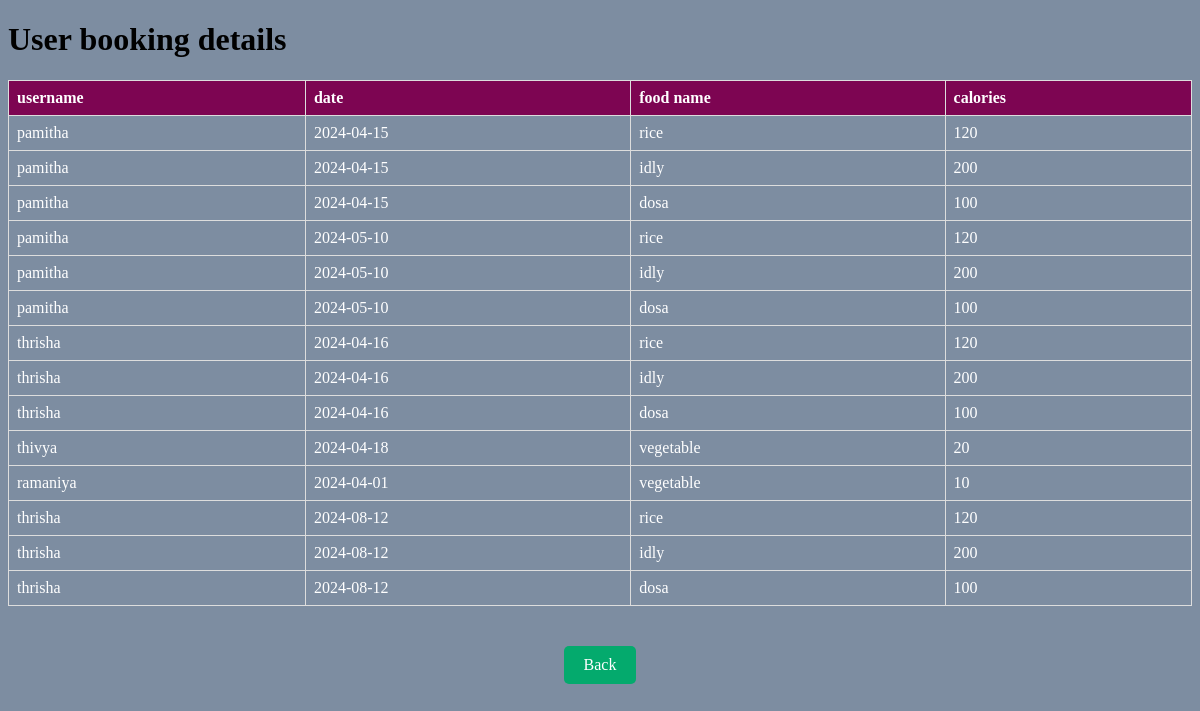
Page /ad_foodlogs.html on the committed database.
### tables this page shows
CREATE TABLE food_log (
                    id INTEGER PRIMARY KEY AUTOINCREMENT,
                    username TEXT,
                    log_date DATE,
                    food_name TEXT,
                    calories INTEGER
                );

### main.py (the view)
@app.route('/ad_foodlogs.html')
def ad_foodlogs():
    conn = sqlite3.connect('database2.db')
    c = conn.cursor()
    c.execute("SELECT * FROM food_log ")
    customers = c.fetchall()
    conn.close()
    return render_template('ad_foodlogs.html', customers=customers)

### templates/ad_foodlogs.html (shortened to what this page needs)
<!DOCTYPE html>
<html lang="en">
<head>
</head>
<body style="background-color:#7d8da1">
    <h1>User booking details</h1>
    <table>
        <tr>
            <th>username</th>
            <th>date</th>
            <th>food name</th>
            <th>calories</th>
        </tr>
        {% for customer in customers %}
        <tr>
            <td>{{ customer[1] }}</td>
            <td>{{ customer[2] }}</td>
            <td>{{ customer[3] }}</td>
            <td>{{ customer[4] }}</td>
        </tr>
        {% endfor %}
    </table>
    <div class="container">
        <a href="{{url_for('adminDashboard')}}" class="back-button">Back</a>
    </div>
</body>
</html>

### templates/ad_foodlogs.html (style rules this page uses)
table { border-collapse: collapse; width: 100%; }
th, td { border: 1px solid #dddddd; text-align: left; padding: 8px; color:white }
th { background-color: #7D0552; }
.container { text-align: center; margin-top: 20px; }
.back-button { background-color: #04AA6D; color: white; border: none; padding: 10px 20px; text-align: center; text-decoration: none; display: inline-block; font-size: 16px; margin-top: 20px; border-radius: 5px; cursor: pointer; transition: background-color 0.3s; }

### rows in the picture
food_log: username "pamitha", log_date "2024-04-15", food_name "rice", calories "120"
food_log: username "pamitha", log_date "2024-04-15", food_name "idly", calories "200"
food_log: username "pamitha", log_date "2024-04-15", food_name "dosa", calories "100"
food_log: username "pamitha", log_date "2024-05-10", food_name "rice", calories "120"
food_log: username "pamitha", log_date "2024-05-10", food_name "idly", calories "200"
food_log: username "pamitha", log_date "2024-05-10", food_name "dosa", calories "100"
food_log: username "thrisha", log_date "2024-04-16", food_name "rice", calories "120"
food_log: username "thrisha", log_date "2024-04-16", food_name "idly", calories "200"
food_log: username "thrisha", log_date "2024-04-16", food_name "dosa", calories "100"
food_log: username "thivya", log_date "2024-04-18", food_name "vegetable", calories "20"
food_log: username "ramaniya", log_date "2024-04-01", food_name "vegetable", calories "10"
food_log: username "thrisha", log_date "2024-08-12", food_name "rice", calories "120"
food_log: username "thrisha", log_date "2024-08-12", food_name "idly", calories "200"
food_log: username "thrisha", log_date "2024-08-12", food_name "dosa", calories "100"
